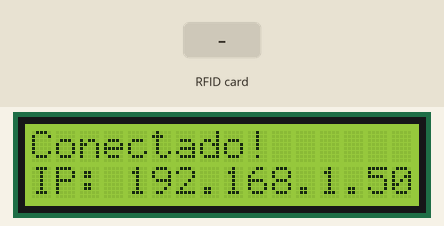
Recording of a program running on a simulated ESP32. Parts: 16×2 character LCD. The inputs (shaded band) are chosen by the test bench. WiFi joins after 1.5 s; servers stay silent unless stated; uploads are accepted with an empty reply; the local clock reads 2024-03-15 10:24:30 at power-on unless the program sets it; what the program prints to the serial monitor is not drawn.

Above: at 3.8 s.
At 8.9 s:
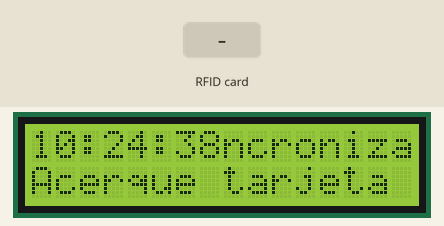
9.0 s: RFID card 5E 7A 19 C4 held to the reader
At 10.0 s:
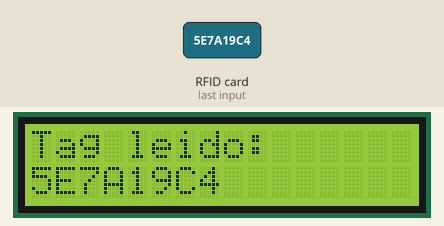
At 10.8 s:
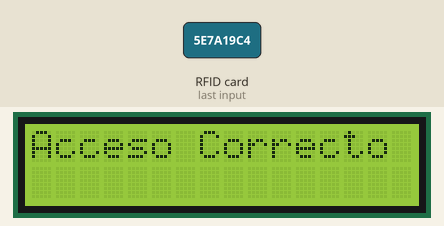
Timing chart, 0 to 12.3 s (numbered marks = the images above; inputs shaded):
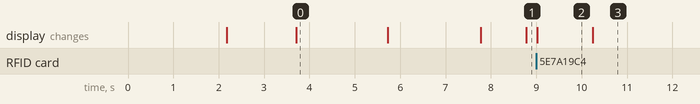

Measured:
- after the input at 9.0 s, the display: changes at once (image 2)
- what the display in image 0 shows lasts 2.0 s, from 3.7 s to 5.7 s
- what the display in image 2 shows lasts 1.2 s, from 9.0 s to 10.2 s

The program:

main.cpp
```cpp
#include <Arduino.h>
#include "time.h"
#include <WiFi.h>
#include <HTTPClient.h>
#include <SPI.h>
#include <MFRC522.h>
#include <LiquidCrystal_I2C.h>
#include <ArduinoJson.h>

// --- CONFIGURACIÓN DE RED ---
const char* WIFI_SSID = "TU_NOMBRE_DE_WIFI";
const char* WIFI_PASSWORD = "TU_CONTRASENA_DE_WIFI";
const char* SERVER_IP = "192.168.128.10";
const int SERVER_PORT = 8080;
const long LECTOR_ID = 1;

// --- CONFIGURACIÓN DE HORA (NTP) ---
const char* ntpServer = "pool.ntp.org";
const long  gmtOffset_sec = -5 * 3600; // Offset para Colombia (UTC-5)
const int   daylightOffset_sec = 0;

// --- PINES PARA EL LECTOR RFID (RC522) ---
#define RST_PIN  22
#define SS_PIN   21

// --- PANTALLA LCD (I2C) ---
LiquidCrystal_I2C lcd(0x27, 16, 2);
MFRC522 rfid(SS_PIN, RST_PIN);

// Variables para el control del tiempo en el LCD
unsigned long lastTimeUpdate = 0;
const long timeUpdateInterval = 1000; // 1 segundo

// --- FUNCIÓN PARA MOSTRAR LA HORA ---
void mostrarHoraLocal() {
  struct tm timeinfo;
  if(!getLocalTime(&timeinfo)){
    lcd.setCursor(0, 0);
    lcd.print("Error de tiempo");
    return;
  }

  char timeString[9];
  strftime(timeString, sizeof(timeString), "%H:%M:%S", &timeinfo);

  lcd.setCursor(0, 0);
  lcd.print(timeString);
  lcd.setCursor(0, 1);
  lcd.print("Acerque tarjeta "); // Se añade un espacio al final para limpiar
}

// --- FUNCIÓN PARA CONECTAR A WIFI ---
void conectarWiFi() {
  lcd.clear();
  lcd.print("Conectando a");
  lcd.setCursor(0, 1);
  lcd.print(WIFI_SSID);

  WiFi.begin(WIFI_SSID, WIFI_PASSWORD);

  int dotCount = 0;
  while (WiFi.status() != WL_CONNECTED) {
    delay(500);
    lcd.print(".");
    dotCount++;
    if (dotCount > 15) { // Para que no se salga de la pantalla
      lcd.setCursor(0, 1);
      lcd.print(WIFI_SSID);
      lcd.print("                "); // Limpia la línea
      lcd.setCursor(strlen(WIFI_SSID), 1);
      dotCount = 0;
    }
  }

  lcd.clear();
  lcd.print("Conectado!");
  lcd.setCursor(0, 1);
  lcd.print("IP: ");
  lcd.print(WiFi.localIP());
  delay(2000);
}

// --- FUNCIÓN PARA ENVIAR EL TAG AL BACKEND ---
void enviarTagRfid(String rfidTag) {
  if (WiFi.status() == WL_CONNECTED) {
    HTTPClient http;
    String serverUrl = "http://" + String(SERVER_IP) + ":" + String(SERVER_PORT) + "/registros/rfid";

    http.begin(serverUrl);
    http.addHeader("Content-Type", "application/json");

    StaticJsonDocument<128> doc;
    doc["rfidTag"] = rfidTag;
    doc["lectorId"] = LECTOR_ID;

    String requestBody;
    serializeJson(doc, requestBody);

    int httpResponseCode = http.POST(requestBody);

    lcd.clear();
    if (httpResponseCode == 200) { // 200 = OK
      String payload = http.getString();

      // Deserializar la respuesta para obtener el nombre del usuario y el movimiento
      StaticJsonDocument<256> responseDoc;
      deserializeJson(responseDoc, payload);

      const char* nombre = responseDoc["usuario"]["nombre"];
      const char* movimiento = responseDoc["tipoMovimiento"];

      lcd.print("Acceso Correcto");
      lcd.setCursor(0, 1);
      lcd.print(nombre);

    } else if (httpResponseCode > 0) {
      lcd.print("Acceso Denegado");
      lcd.setCursor(0, 1);
      lcd.print("Error: ");
      lcd.print(httpResponseCode);
    } else {
      lcd.print("Error de conexion");
    }

    http.end();
  } else {
    lcd.clear();
    lcd.print("WiFi Desconectado");
  }
  delay(3000);
}


void setup() {
  Serial.begin(115200);
  SPI.begin();
  rfid.PCD_Init();

  lcd.init();
  lcd.backlight();

  lcd.setCursor(0, 0);
  lcd.print("Control de Acceso");
  lcd.setCursor(0, 1);
  lcd.print("Iniciando...");
  delay(2000);

  conectarWiFi();

  // Sincronizar hora con servidor NTP
  configTime(gmtOffset_sec, daylightOffset_sec, ntpServer);
  lcd.clear();
  lcd.print("Reloj Sincronizado");
  delay(2000);

  Serial.println("Sistema listo. Acerque una tarjeta RFID...");
}

void loop() {
  // --- LÓGICA DE LECTURA RFID ---
  // Revisa si hay una tarjeta y la lee
  if (rfid.PICC_IsNewCardPresent() && rfid.PICC_ReadCardSerial()) {
    String rfidTag = "";

    for (byte i = 0; i < rfid.uid.size; i++) {
      rfidTag.concat(String(rfid.uid.uidByte[i] < 0x10 ? "0" : ""));
      rfidTag.concat(String(rfid.uid.uidByte[i], HEX));
    }

    rfidTag.toUpperCase();

    lcd.clear();
    lcd.print("Tag leido:");
    lcd.setCursor(0, 1);
    lcd.print(rfidTag);
    Serial.println("Tag leido: " + rfidTag);
    delay(1000);

    enviarTagRfid(rfidTag);

    rfid.PICC_HaltA();
    rfid.PCD_StopCrypto1();
    lastTimeUpdate = 0; // Forzar actualización de la hora inmediatamente
  }

  // --- LÓGICA DEL RELOJ ---
  // Actualiza la hora en el LCD cada segundo sin bloquear el código
  if (millis() - lastTimeUpdate > timeUpdateInterval) {
    lastTimeUpdate = millis();
    mostrarHoraLocal();
  }
}
```
